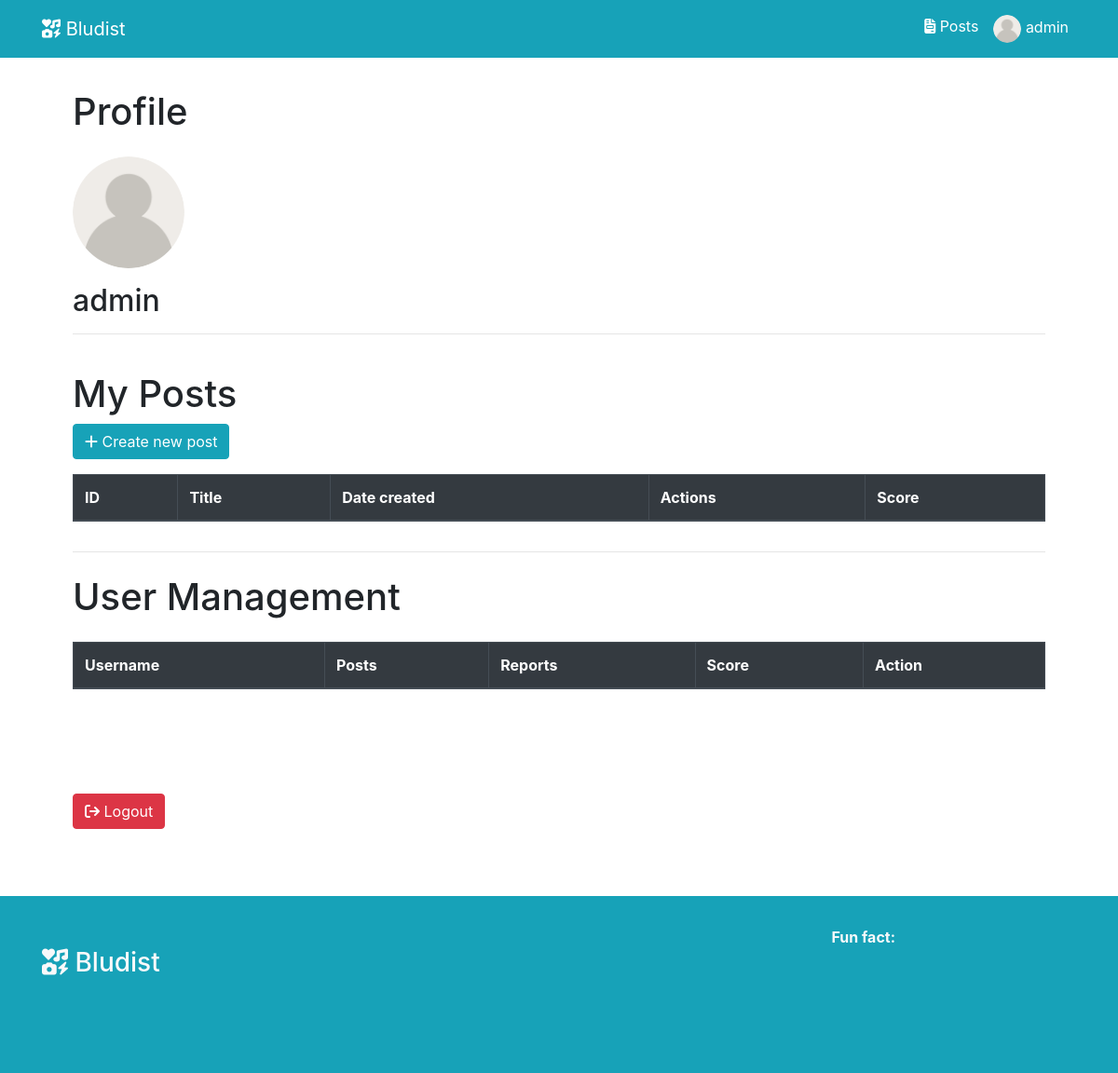
/profile (signed in), run on an earlier commit of the app's database.
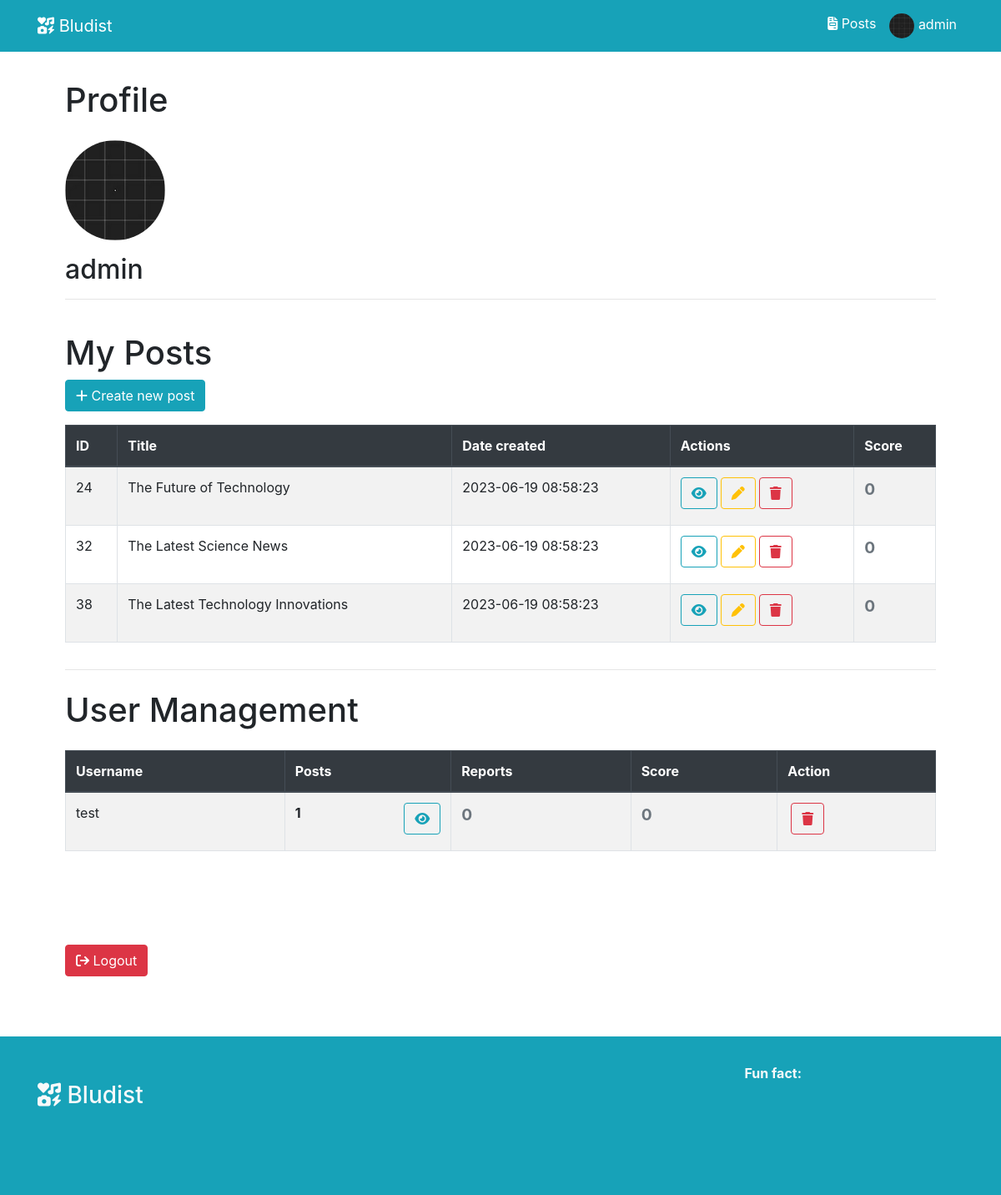
And on a later commit of the database.
### tables this page shows
CREATE TABLE `media` (
  `id` int NOT NULL,
  `path` text NOT NULL,
  `uploader` varchar(32) NOT NULL
);

CREATE TABLE `post` (
  `id` int NOT NULL,
  `author` varchar(32) NOT NULL,
  `title` text NOT NULL,
  `content` text NOT NULL,
  `media_id` int DEFAULT NULL,
  `tags` text,
  `date_created` datetime NOT NULL DEFAULT CURRENT_TIMESTAMP,
  `date_modified` datetime NOT NULL DEFAULT CURRENT_TIMESTAMP
);

CREATE TABLE `user` (
  `username` varchar(32) NOT NULL,
  `password` text NOT NULL,
  `role` tinyint NOT NULL DEFAULT '2' COMMENT '-1: guest | 0: admin | 1: user',
  `avatar_id` int DEFAULT NULL COMMENT 'ID of media used as avatar',
  `date_created` datetime NOT NULL DEFAULT CURRENT_TIMESTAMP
);

### views/profile.php (the view, shortened to what the changed rows need)
<?php
include "views/includes/header.php";
?>
<div class="container mt-5 p-5">
    <div class="row">
        <div class="col-12">
            <h1>Profile</h1>
        </div>
    </div>
    <div class="row">
        <div class="col-12 mt-3">
            <img src="<?php
                        $userCtrl = new UserCtrl();
                        if ($userCtrl->getUserAvatarId($_SESSION['username'])) {
                            echo ROOT . 'img/uploads/' . $userCtrl->getUserAvatarPath($_SESSION['username']);
                        } else {
                            echo ROOT . 'img/default_avatar.png"';
                        }
                        ?>" alt="avatar" width="120" height="120" class="rounded-circle" style="cursor: pointer" data-toggle="modal" data-target="#avatarModal">
            <h2 class="mt-3"><?= $_SESSION['username']; ?></h2>
            <hr>
        </div>
    </div>
    <div class="row mt-4">
        <div class="col-12">
            <h1>My Posts</h1>
        </div>
    </div>
    <div class="row">
        <div class="col-12">
            <a href="<?= ROOT ?>posts/create" class="btn btn-info"><i class="fa-solid fa-plus"></i> Create new
                post</a>
        </div>
    </div>
    <div class="row">
        <div class="col-12">
            <table class="table table-bordered table-striped table-hover mt-3">
                <thead class="thead-dark">
                    <tr>
                        <th>ID</th>
                        <th>Title</th>
                        <th>Date created</th>
                        <th>Actions</th>
                        <th>Score</th>
                    </tr>
                </thead>
                <tbody>
                    <?php
                    $postCtrl = new PostCtrl();
                    $votingCtrl = new VotingCtrl();
                    foreach ($postCtrl->fetchAllPostsByUsername($_SESSION["username"], 0, -1) as $post) :
                        $voting_score = $votingCtrl->votingScore($post["id"], NULL);
                    ?>
                        <tr>
                            <td><?= $post["id"] ?></td>
                            <td><?= $post["title"] ?></td>
                            <td><?= $post["date_created"] ?></td>
                            <td>
                                <div class="d-flex">
                                    <button class="btn btn-outline-info" type="button" onclick="location.href='<?= ROOT; ?>posts/view/<?= $post['id']; ?>'">
                                        <i class="fa-solid fa-eye"></i>
                                    </button>
                                    <button class="btn btn-outline-warning ml-1" type="button" onclick="location.href='<?= ROOT; ?>posts/edit/<?= $post['id']; ?>'">
                                        <i class="fa-solid fa-pen"></i>
                                    </button>
                                    <form method="post" action="<?= ROOT ?>posts/delete">
                                        <button type="submit" name="post-id" value="<?= $post["id"] ?>" class="btn btn-outline-danger ml-1"><i class="fa-solid fa-trash"></i>
                                        </button>
                                    </form>
                                </div>
                            </td>
                            <td>
                                <p class="text-<?= ($voting_score > 0) ? "success" : (($voting_score == 0) ? "secondary" : "danger") ?>" style="font-size: 1.2rem;">
                                    <b>
                                        <?= $voting_score ?></b>
                                </p>
                            </td>
                        </tr>
                    <?php endforeach; ?>
                </tbody>
            </table>
        </div>
    </div>
    <hr>
    <?php
    if ($_SESSION["role"] == "0") :
    ?>
        <div class="row mt-4">
            <div class="col-12">
                <h1>User Management</h1>
            </div>
        </div>
        <div class="row">
            <div class="col-12">
                <table class="table table-bordered table-striped table-hover mt-3">
                    <thead class="thead-dark">
                        <tr>
                            <th>Username</th>
                            <th>Posts</th>
                            <th>Reports</th>
                            <th>Score</th>
                            <th>Action</th>
                        </tr>
                    </thead>
                    <tbody>
                        <?php
                        $userCtrl = new UserCtrl();
                        $votingCtrl = new VotingCtrl();
                        $reportCtrl = new ReportCtrl();
                        $postCtrl = new PostCtrl();
                        $users = array();
                        foreach ($userCtrl->getAllUsers() as $user) {
                            if ($user["username"] == $_SESSION["username"]) continue;
                            $post_count = $postCtrl->countPostsByUsername($user["username"]);
                            $voting_score = 0;
                            foreach ($postCtrl->fetchAllPostsByUsername($user["username"], 0, -1) as $post) {
                                $voting_score += $votingCtrl->votingScore($post["id"], NULL);
                            }
                            $reported_posts_id = array();
                            $report_count = $reportCtrl->countReportsByTargetId(2, $user["username"]);
                            $user["post_count"] = $post_count;
                            $user["voting_score"] = $voting_score;
                            $user["report_count"] = $report_count;
                            $user["reported_posts_id"] = $reported_posts_id;
                            array_push($users, $user);
                        }
                        usort($users, function ($a, $b) {
                            return $b["report_count"] - $a["report_count"];
                        });
                        foreach ($users as $user) :
                            $post_count = $user["post_count"];
                            $voting_score = $user["voting_score"];
                            $report_count = $user["report_count"];
                        ?>
                            <tr>
                                <td><?= $user["username"] ?></td>
                                <td>
                                    <div class="d-flex justify-content-between">
                                        <b><?= $post_count ?></b>
                                        <?php if ($post_count > 0) : ?>
                                            <form action="<?= ROOT . 'posts/search' ?>" method="get">
                                                <button type="submit" class="btn btn-outline-info ml-1"><i class="fa-solid fa-eye"></i></button>
                                            </form>
                                        <?php endif; ?>
                                    </div>
                                </td>
                                <td>
                                    <div class="d-flex justify-content-between">
                                        <p class="text-<?= ($report_count < 5) ? "secondary" : "danger" ?>" style="font-size: 1.2rem;">
                                            <b><?= $report_count ?></b>
                                        </p>
                                    </div>
                                </td>
                                <td>
                                    <p class="text-<?= ($voting_score > 0) ? "success" : (($voting_score == 0) ? "secondary" : "danger") ?>" style="font-size: 1.2rem;">
                                        <b><?= $voting_score ?></b>
                                    </p>
                                </td>
                                <td>
                                    <?php if ($user["role"] == 1) : ?>
                                        <div class="d-flex">
                                            <form method="post" action="<?= ROOT ?>users/delete">
                                                <button type="submit" name="username" value="<?= $user["username"] ?>" class="btn btn-outline-danger ml-1"><i class="fa-solid fa-trash"></i>
                                                </button>
                                            </form>
                                        </div>
                                    <?php endif; ?>
                                </td>
                            </tr>
                        <?php endforeach; ?>
                    </tbody>
                </table>
            </div>
        </div>
    <?php endif; ?>
</div>
<div class=" container p-5">
    <div class="row">
        <div class="col-12">
            <a href="<?= ROOT ?>logout" class="btn btn-danger"><i class="fa-solid fa-arrow-right-from-bracket"></i>
                Logout</a>
        </div>
    </div>
</div>
<?php include "views/includes/footer.php"; ?>

### views/includes/header.php (shortened to what the changed rows need)
<!DOCTYPE html>
<html lang="en">
<head>
    <link rel="stylesheet" href="https://cdnjs.cloudflare.com/ajax/libs/twitter-bootstrap/4.6.0/css/bootstrap.min.css">
    <link rel="stylesheet" href="https://cdnjs.cloudflare.com/ajax/libs/font-awesome/6.4.0/css/all.css">
</head>
<body>
    <nav class="navbar navbar-expand-lg navbar-dark bg-info fixed-top">
        <div class="container">
            <a class="navbar-brand" href="<?= ROOT; ?>"><i class="fas fa-icons"></i> Bludist</a>
            <div id="my-nav" class="collapse navbar-collapse">
                <ul class="navbar-nav ml-auto">
                    <li class="nav-item active">
                        <a class="nav-link" href="<?= ROOT; ?>posts"><i class="fa-solid fa-file-invoice"></i> Posts</a>
                    </li>
                    <?php
                    if (isset($_SESSION['role']) && $_SESSION['role'] != "-1") :
                    ?>
                        <li class="nav-item active">
                            <a class="nav-link" href="<?= ROOT; ?>profile">
                                <?php
                                $userCtrl = new UserCtrl();
                                if ($userCtrl->getUserAvatarId($_SESSION['username'])) {
                                    echo '<img src="' . ROOT . 'img/uploads/' . $userCtrl->getUserAvatarPath($_SESSION['username']) . '" alt="avatar" width="30" height="30" class="rounded-circle">';
                                } else {
                                    echo '<img src="' . ROOT . 'img/default_avatar.png" alt="avatar" width="30" height="30" class="rounded-circle">';
                                }
                                ?>
                                <?= $_SESSION['username']; ?></a>
                        </li>
                    <?php else : ?>
                        <li class="nav-item active">
                            <a class="nav-link" href="<?= ROOT; ?>login"><i class="fas fa-user"></i> Login</a>
                        </li>
                    <?php
                    endif;
                    ?>
                </ul>
            </div>
        </div>
    </nav>

What changed in the data, as far as the page shows it:
added media: path (picture)
added post: id "24", title "The Future of Technology", date_created "2023-06-19 08:58:23", voting_score "0"
added post: id "32", title "The Latest Science News", date_created "2023-06-19 08:58:23", voting_score "0"
added post: id "38", title "The Latest Technology Innovations", date_created "2023-06-19 08:58:23", voting_score "0"
added user: username "test", role "1", report_count "0", voting_score "0"
